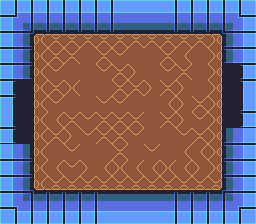

A 2D game scene composited from a Tiled map and its tileset images. What follows is a short description and the map's XML, with each tile layer's data collapsed to a summary:
An orthogonal 16x14 tile map with 16x16 px tiles, 1 tile layer (Tile Layer 1), 1 hidden layer not drawn and 3 objects (2x PeopleSpawn, Player).

<map version="1.0" orientation="orthogonal" renderorder="right-down" width="16" height="14" tilewidth="16" tileheight="16" nextobjectid="6">
 <tileset firstgid="1" name="tiles" tilewidth="16" tileheight="16" tilecount="400">
  <image source="tiles.png" width="320" height="320" />
 </tileset>
 <layer name="Tile Layer 1" width="16" height="14">
  <data>[224 cells, 224 non-empty, 17 distinct tile ids]</data>
 </layer>
 <layer name="collision" width="16" height="14" visible="0">
  <data>[224 cells, 96 non-empty, 1 distinct tile ids]</data>
 </layer>
 <objectgroup name="Object Layer 1">
  <object id="1" name="player" type="Player" x="112" y="96" width="16" height="32" />
  <object id="2" type="PeopleSpawn" x="224" y="80" width="16" height="32">
   <properties>
    <property name="spawto" value="left" />
   </properties>
  </object>
  <object id="4" type="PeopleSpawn" x="16" y="96" width="16" height="32">
   <properties>
    <property name="spawto" value="right" />
   </properties>
  </object>
 </objectgroup>
</map>
